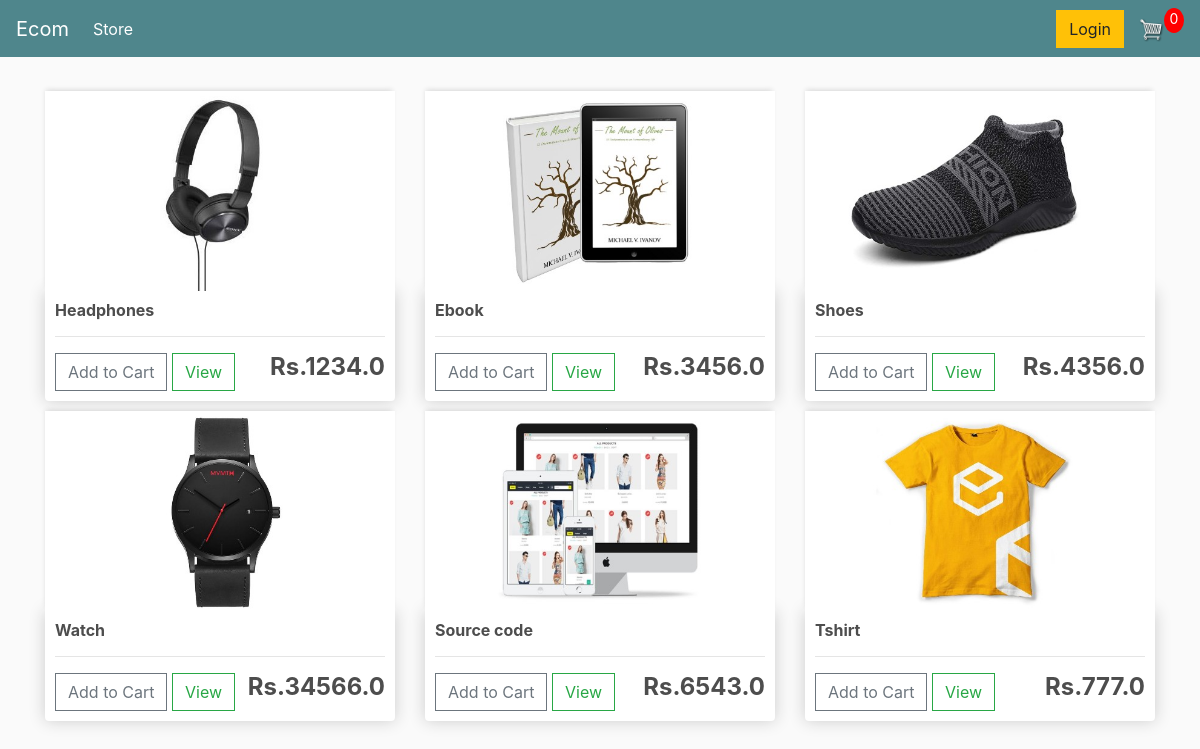
The page / on the database its author committed.
### store/models.py (models this page shows, shortened)
class Product(models.Model):
	name = models.CharField(max_length=200)
	price = models.FloatField()
	digital = models.BooleanField(default=False, null=True, blank=True)
	image = models.ImageField(null=True, blank=True)
	@property
	def imageURL(self):
		try:
			url = self.image.url
		except:
			url = ''
		return url

### store/views.py (the view)
# urls.py: path('', include('store.urls')),
def store(request):
	if request.user.is_authenticated:
		customer = request.user.customer
		order, created = Order.objects.get_or_create(
			customer=customer, complete=False)
		items = order.orderitem_set.all()
		cartItems = order.get_cart_items
	else:
		items = []
		order = {'get_cart_total': 0, 'get_cart_items': 0, 'shipping': False}
		cartItems = order['get_cart_items']
	products = Product.objects.all()
	context = {'products': products, 'cartItems': cartItems}
	return render(request, 'store/store.html', context)

### store/templates/store/store.html
{% extends 'store/main.html' %}
{% load static %}
{% block content %}
	<div class="row">
		{% for product in products %}
		<div class="col-lg-4">
			<img class="thumbnail" src="{{product.imageURL}}">
			<div class="box-element product">
				<h6><strong>{{product.name}}</strong></h6>
				<hr>
				<button data-product="{{product.id}}" data-action="add" class="btn btn-outline-secondary add-btn update-cart">Add to Cart</button>
				<a class="btn btn-outline-success" href="#">View</a>
				<h4 style="display: inline-block; float: right"><strong>Rs.{{product.price}}</strong></h4>
			</div>
		</div>
		{% endfor %}
	</div>
{% endblock content %}

### store/templates/store/main.html (shortened to what this page needs)
<!DOCTYPE html>
{% load static %}
<html>
<head>
  <link rel="stylesheet" href="https://stackpath.bootstrapcdn.com/bootstrap/4.4.1/css/bootstrap.min.css"
>
  <link rel="stylesheet" type="text/css" href="{% static 'css/main.css' %}">
</head>
<body>
  <nav class="navbar navbar-expand-lg navbar-dark bg-dark">
    <a class="navbar-brand" href="{% url 'store' %}">Ecom</a>
    <div class="collapse navbar-collapse" id="navbarSupportedContent">
      <ul class="navbar-nav mr-auto">
        <li class="nav-item active">
          <a class="nav-link" href="{% url 'store' %}">Store <span class="sr-only">(current)</span></a>
        </li>
      </ul>
      <div class="form-inline my-2 my-lg-0">
        <a href="#" class="btn btn-warning">Login</a>
        <a href="{% url 'cart' %}">
          <img id="cart-icon" src="{% static 'images/cart.png' %}">
        </a>
        <p id="cart-total">{{cartItems}}</p>
      </div>
    </div>
  </nav>
  <div class="container">
    <br>
    {% block content %}
    {% endblock content %}
  </div>
</body>
</html>

### static/css/main.css (style rules this page uses)
body { background-color: hsl(0, 0%, 98%); }
h1,h2,h3,h4,h5,h6 { color:hsl(0, 0%, 30%); }
.box-element { box-shadow:hsl(0, 0%, 80%) 0 0 16px; background-color: #fff; border-radius: 4px; padding: 10px; }
.thumbnail { width: 100%; height: 200px; -webkit-box-shadow: -1px -3px 5px -2px rgba(214,214,214,1); -moz-box-shadow: -1px -3px 5px -2px rgba(214,214,214,1); box-shadow: -1px -3px 5px -2px rgba(214,214,214,1); }
.product { border-radius: 0 0 4px 4px; }
.bg-dark { background-color: #4f868c!important; }
#cart-icon { width:25px; display: inline-block; margin-left: 15px; }
#cart-total { display: block; text-align: center; color:#fff; background-color: red; width: 20px; height: 25px; border-radius: 50%; font-size: 14px; }
.col-lg-4, .col-lg-6, .col-lg-8, .col-lg-12 { margin-top: 10px; }
.btn { border-radius: 0; }

### rows shown on the page
Product: imageURL (picture), name "Headphones", price "1234.0"
Product: imageURL (picture), name "Ebook", price "3456.0"
Product: imageURL (picture), name "Shoes", price "4356.0"
Product: imageURL (picture), name "Watch", price "34566.0"
Product: imageURL (picture), name "Source code", price "6543.0"
Product: imageURL (picture), name "Tshirt", price "777.0"

### other values the page prints
{{ cartItems }} "0"
